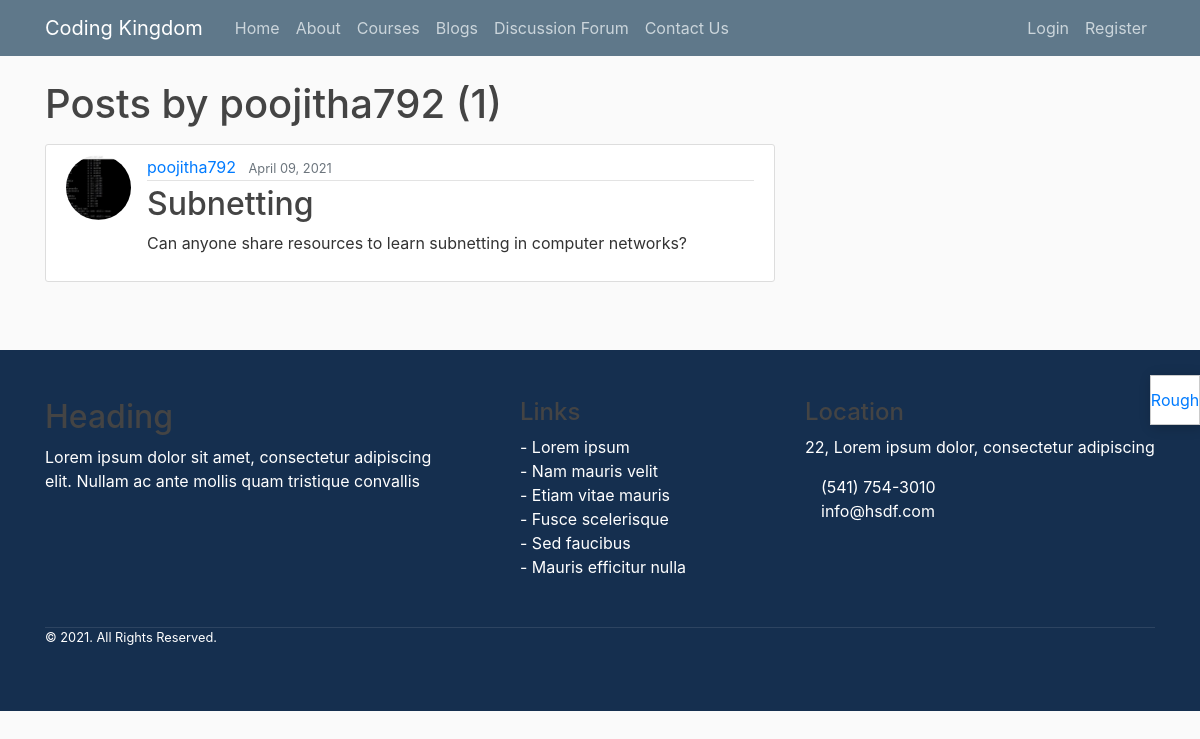
/user/poojitha792/, run on the app's committed database.
### blog/models.py (models this page shows, shortened)
class Post(models.Model):
    title = models.CharField(max_length=100)
    content = models.TextField()
    date_posted = models.DateTimeField(default=timezone.now)
    author = models.ForeignKey(User, on_delete=models.CASCADE)

### users/models.py (models this page shows, shortened)
class Profile(models.Model):
    user = models.OneToOneField(User, on_delete=models.CASCADE)
    image = models.ImageField(default='default.jpg', upload_to='profile_pics')

### blog/views.py (the view)
# urls.py: url(r'^user/(?P<username>\w{0,50})/$', UserPostListView.as_view(), name='user-posts'),
class UserPostListView(ListView):
    model = Post
    template_name = 'blog/user_posts.html'  # <app>/<model>_<viewtype>.html
    context_object_name = 'posts'
    paginate_by = 5
    def get_queryset(self):
        user = get_object_or_404(User, username=self.kwargs.get('username'))
        return Post.objects.filter(author=user).order_by('-date_posted')

### blog/templates/blog/user_posts.html (shortened to what this page needs)
{% extends "blog/base.html" %}
{% block content %}
    <h1 class="mb-3">Posts by {{ view.kwargs.username }} ({{ page_obj.paginator.count }})</h1>
    {% for post in posts %}
        <article class="media content-section">
          <img class="rounded-circle article-img" src="{{ post.author.profile.image.url }}">
          <div class="media-body">
            <div class="article-metadata">
              <a class="mr-2" href="{% url 'user-posts' post.author.username %}">{{ post.author }}</a>
              <small class="text-muted">{{ post.date_posted|date:"F d, Y" }}</small>
            </div>
            <h2><a class="article-title" href="{% url 'post-detail' post.id %}">{{ post.title }}</a></h2>
            <p class="article-content">{{ post.content }}</p>
          </div>
        </article>
    {% endfor %}
{% endblock content %}

### blog/static/blog/main.css (style rules this page uses)
body { background: #fafafa; color: #333333; margin-top: 5rem; }
h1, h2, h3, h4, h5, h6 { color: #444444; }
.content-section { background: #ffffff; padding: 10px 20px; border: 1px solid #dddddd; border-radius: 3px; margin-bottom: 20px; }
.article-title { color: #444444; }
.article-content { white-space: pre-line; }
.article-img { height: 65px; width: 65px; margin-right: 16px; }
.article-metadata { padding-bottom: 1px; margin-bottom: 4px; border-bottom: 1px solid #e3e3e3 }

### data on the page
Post: author.profile.image (picture), author "poojitha792", date_posted "April 09, 2021", title "Subnetting", content "Can anyone share resources to learn subnetting in computer networks?"

### other printed values
{{ view.kwargs.username }} "poojitha792"
{{ page_obj.paginator.count }} "1"
